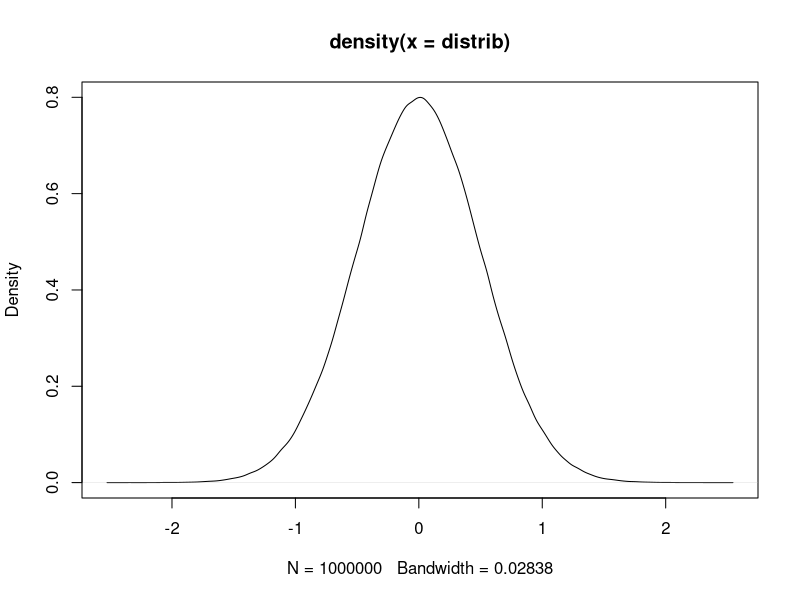

Write the R code that produced this figure.

# 
#distrib <- rgamma(1000000,1,11)
distrib <- rnorm(1000000,0,0.5)
#distrib <- rexp(1000000,)
plot(density(distrib))
#lines(c(0,0),c(0,10))